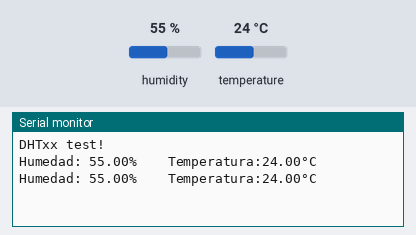
The sketch below on a simulated ESP32. On the bench: the last lines printed to the serial monitor. The test bench sets the inputs (shaded band); at power-on: humidity 55 %, temperature 24 °C.

Above: at 4.8 s.
4.9 s: humidity set to 22 %
At 6.6 s:
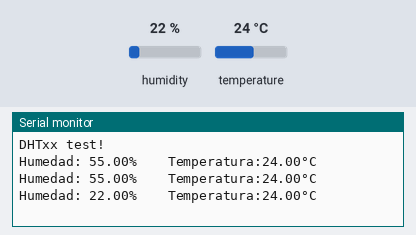
7.9 s: temperature set to 12 °C
At 9.5 s:
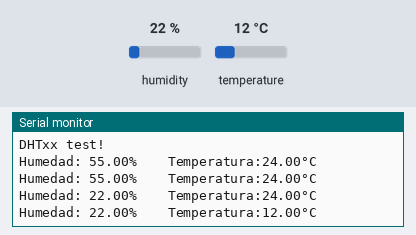
10.9 s: humidity set to 40 %
At 12.9 s:
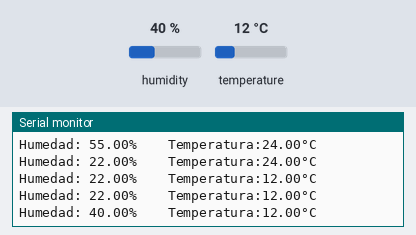
Timing chart, 0 to 14.4 s (numbered marks = the images above; inputs shaded):
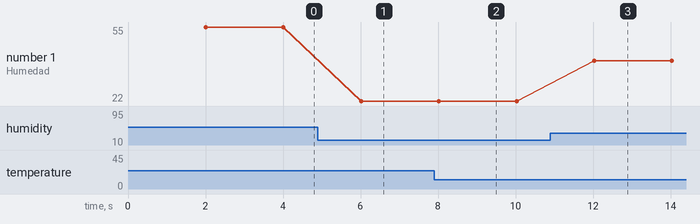

Measured:
- after the input at 4.9 s, the serial monitor: prints a new line after 1.1 s (image 1)
- after the input at 7.9 s, the serial monitor: prints a new line after 0.12 s (image 2)
- after the input at 10.9 s, the serial monitor: prints a new line after 1.1 s (image 3)
- plotted number 1: 55 → 22 after the input at 4.9 s, 22 → 40 after the input at 10.9 s

The sketch:

DHT_21-BASICO.ino
```cpp
/*
 * Este programa muestra
 * como conectar y hacer uso del sensor DHT21 con ESP32
 * Por: Cristina Sánchez Saldaña
 *      Rogelio Vázquez Nieves
 * Fecha: 14 de junio de 2022
 *
 *
 * SENSOR DHT21                           ESP32
 *
 * ROJO      ------resistencia----------- VCC
 * NEGRO     ---------------------------  GND
 * AMARILLO  ------resistencia----------  DHTPIN
 *
 * la resistencia requerida es de 10 K Ohms
 */

// Bibliotecas
#include "DHT.h"   //libreria a utilizar DHT sensor library
                   // Debes añadir la librería Adafruit_Sensor.h. Sólo tienes que abrir el gestor de librerías y buscar "adafruit unified sensor".


// Constantes
#define DHTPIN 4          // a que pin se conectara el DHT21 al ESP32
#define DHTTYPE DHT21      //tipo de sensor que se estara usando DHT21 (AM2301)

// Variables
float hum_21;            //almacena el valor de la humedad leida por el sensor DHT21
float temp_21;           //almacena el valor de la temperatura leida por el sensor DHT21

// Definición de objetos
DHT dht(DHTPIN, DHTTYPE);      //se crea el objeto a usar del sensor

// Condiciones iniciales - Se ejecuta sólo una vez al energizar
void setup() {                           // Inicio de void setup ()
  Serial.begin(9600);                    //indica el indice de comunicacion conla computadora y cualquier dispositivo a una velocidad de comunicacion serial de 9600 bits por segundo (baudios)
  Serial.println(F("DHTxx test!"));      //mensaje de prueba de conectividad con el sensor

  dht.begin();                           //iniciaciacion del objeto
}// Fin de void setup

// Cuerpo del programa - Se ejecuta constantemente
void loop() {// Inicio de void loop
  delay(2000);                     //pausa del programa antes de comenzar a obtener datos del sensor en (milisegundos)
  //lectura de humedad o temperatura
  //el sensor lee cada 2 segundos
  hum_21 = dht.readHumidity();     //lectura de humedad
  temp_21 = dht.readTemperature(); //lectura de temperatura

  float f = dht.readTemperature(true);   //se almacena la temperatura en f

  //revision si existe falla en la lectura del sensor
  if (isnan(hum_21) || isnan(temp_21) || isnan(f)) {    //establece las comparaciones necesarias para indicar falla en la conexion con el sensor
    Serial.println(F("Falla al leer el sensor DHT"));
    return;
  } // fin de if

  float hif = dht.computeHeatIndex(f, hum_21); //con la función "computeHeatIndex" se obtiene el indice de humedad
  float hic = dht.computeHeatIndex(temp_21, hum_21, false);  //muestra el indice de calor

  Serial.print(F("Humedad: "));           //imprime en el serial el mensaje, combinado con la macro F() ayuda a ahorrar memoria SRAM, al mover la cadena a la memoria FLASH
  Serial.print(hum_21);                   //imprime el valor de la variable
  Serial.print(F("%    Temperatura:"));    // muestra el mensaje % Temperatura
  Serial.print(temp_21);
  Serial.println(F("°C"));


}// Fin de void loop

// Funciones del usuario
```
